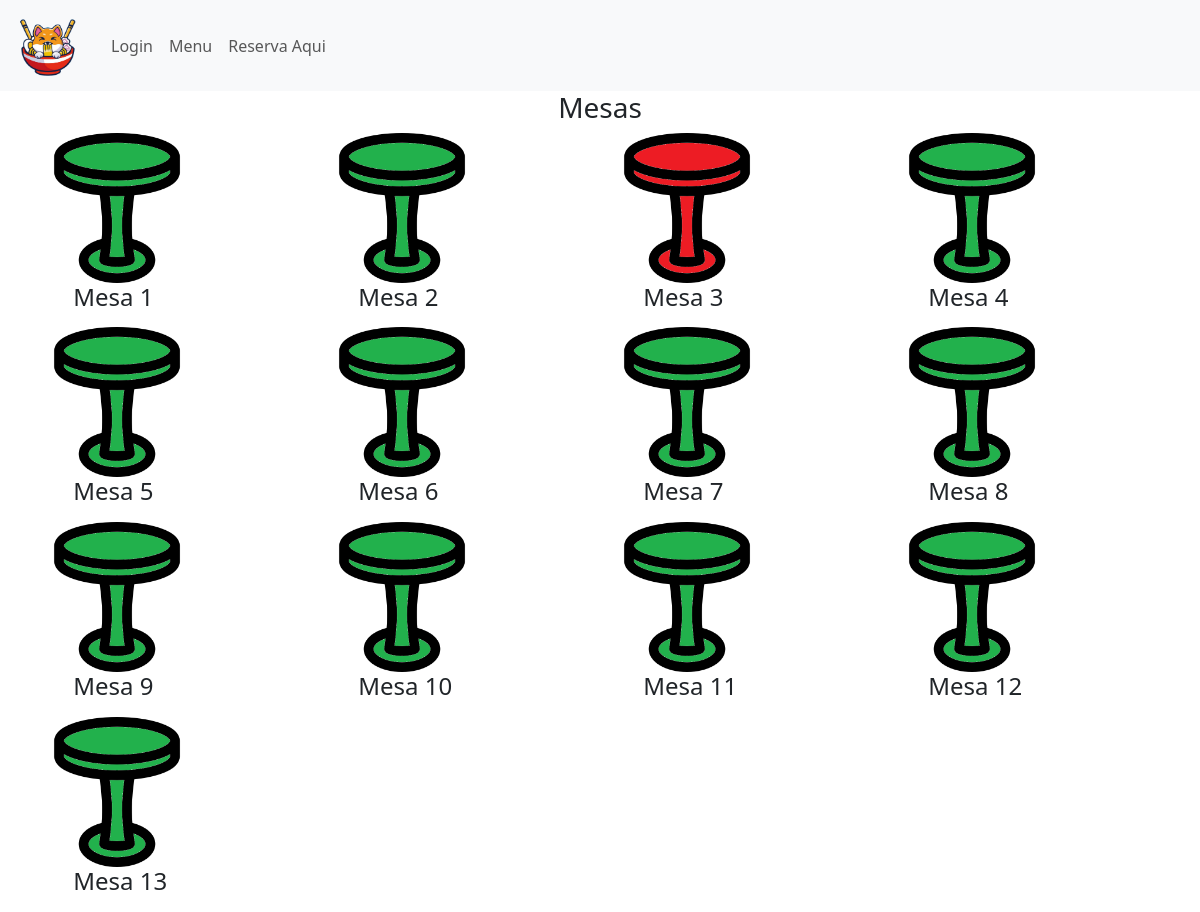
The app's page /mesas with its own data.
### appweb/models.py (models this page shows, shortened)
class Mesa (models.Model):
    ID_Mesa = models.AutoField(primary_key=True, help_text="Id de la mesa")
    Nombre_Mesa = models.CharField(max_length=10, help_text="Identificador de la mesa")
    Estado_Ocupado = models.BooleanField()
    Estado_Reservado = models.BooleanField()

### appweb/views.py (the view)
# urls.py: path('mesas',mesas,name='mesas'),
def mesas (request):
    mesastb =  Mesa.objects.all()
    data = {
        "Mesas": mesastb,
          }
    return render(request, "mesas.html", data)

### appweb/context_processor.py (called while the page is built)
def costo_total_carro(request):
    total=0
    if 'carro' in request.session:
        for key, value in request.session["carro"].items():
            total=total+(int(value["precio"]))
    return {"costo_total_carro":total}

### appweb/templates/mesas.html (shortened to what this page needs)
{% extends 'base.html' %}
{% block contenido %}
{% load static%}
<div class="container" style="height: 805px;">
      <div class="cont-profesionales col-lg-12 col-md-12 col-sm-12 col-xs-12">
        <h3 style="text-align: center;">Mesas</h3>
        <div class="cont-listado row">
          {% for x in Mesas %}
          {% if x.ID_Mesa is 0  %}
          {% else %}
          <div class="col-lg-3 col-md-3 col-sm-6 col-xs-12">
            <div class="prof int">
              <figure>
                <a href="#">
                    {% if x.Estado_Ocupado %}
                    <a href="#" ><img width="150" height="150" src="{% static 'image/mesaa.png' %}"
                      class="img-responsive wp-post-image" alt="" decoding="async" loading="lazy">  </a>
                      {% elif x.Estado_Reservado  %}
                      <img width="150" height="150" src="{% static 'image/mesab.png' %}"
                      class="img-responsive wp-post-image" alt="" decoding="async" loading="lazy">
                      {% else %}
                      <img width="150" height="150" src="{% static 'image/mesac.png' %}"
                      class="img-responsive wp-post-image" alt="" decoding="async" loading="lazy">
                  {% endif %}
                  </a>
                <h4 class="nombre" style="margin-left:12%;">{{x.Nombre_Mesa}} </h4>
              </figure>
            </div>
          </div>
          {% endif %}
          {% endfor %}
      </div>
    </div>
{% endblock %}

### records on screen
Mesa: Estado_Ocupado False (drawn), Nombre_Mesa "Mesa 1"
Mesa: Estado_Ocupado False (drawn), Nombre_Mesa "Mesa 2"
Mesa: Estado_Ocupado True (drawn), Nombre_Mesa "Mesa 3"
Mesa: Estado_Ocupado False (drawn), Nombre_Mesa "Mesa 4"
Mesa: Estado_Ocupado False (drawn), Nombre_Mesa "Mesa 5"
Mesa: Estado_Ocupado False (drawn), Nombre_Mesa "Mesa 6"
Mesa: Estado_Ocupado False (drawn), Nombre_Mesa "Mesa 7"
Mesa: Estado_Ocupado False (drawn), Nombre_Mesa "Mesa 8"
Mesa: Estado_Ocupado False (drawn), Nombre_Mesa "Mesa 9"
Mesa: Estado_Ocupado False (drawn), Nombre_Mesa "Mesa 10"
Mesa: Estado_Ocupado False (drawn), Nombre_Mesa "Mesa 11"
Mesa: Estado_Ocupado False (drawn), Nombre_Mesa "Mesa 12"
Mesa: Estado_Ocupado False (drawn), Nombre_Mesa "Mesa 13"
